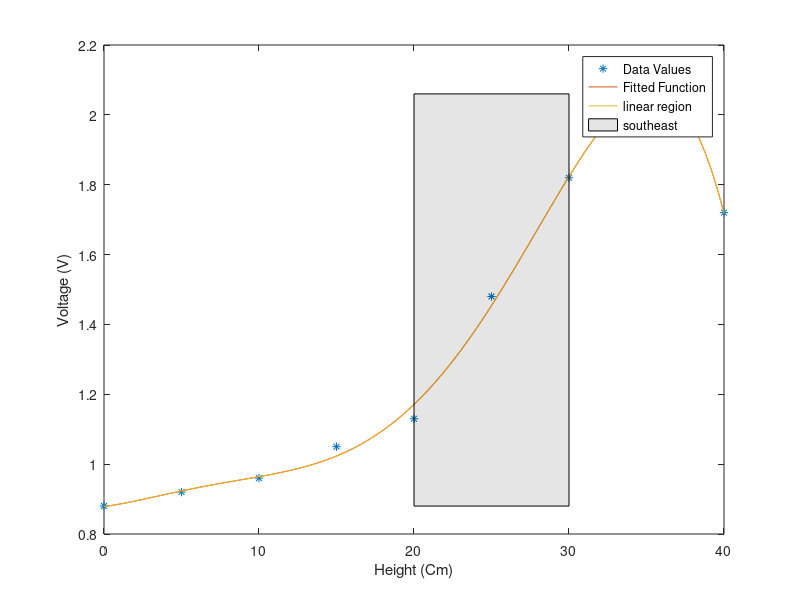

This chart was generated by the following MATLAB code:
%% Lab 1 

% Init
clear all
close all
clc

% Hard coded data
Data = [40 1.72;
        35 2.06;
        30 1.82;
        25 1.48;
        20 1.13;
        15 1.05;
        10 0.96;
        05 0.92;
        00 0.88];

% Store data in variables
height = Data(:,1)';
voltage = Data(:,2)';

% Plot measured data
plot(height, voltage, '*')
ylabel("Voltage (V)")
xlabel("Height (Cm)")
hold on

% Fit Data to polynomial
p = polyfit(height, voltage,  5);

% Generate a callable function based on voltage
fit_function = @(h) polyval(p, h);

fit_function_2 = @(x) -0.000000191794872*x.^5  + 0.000012815850816*x.^4  -0.000235419580420*x.^3 +   0.001575874125874*x.^2 +   0.005415617715617*x + 0.878811188811189;

% Plot fitted function
h_values = linspace(min(height), max(height), 100); % Adjust the number of points as needed
V_fit = fit_function(h_values);
V_fit_2 = fit_function_2(h_values);
plot(h_values, V_fit)
hold on
plot(h_values,V_fit_2);
% Shade the region from height 20 to 30 in light gray
h_shade = [20, 30];
V_shade = [0, 3];

% Fill the shaded region with a light gray color
fill([min(h_shade), min(h_shade), max(h_shade), max(h_shade)], [min(voltage), max(voltage), max(voltage), min(voltage)], 'k', 'FaceAlpha', 0.1);




% Label the shaded region
legend("Data Values","Fitted Function","linear region", location = "southeast")


